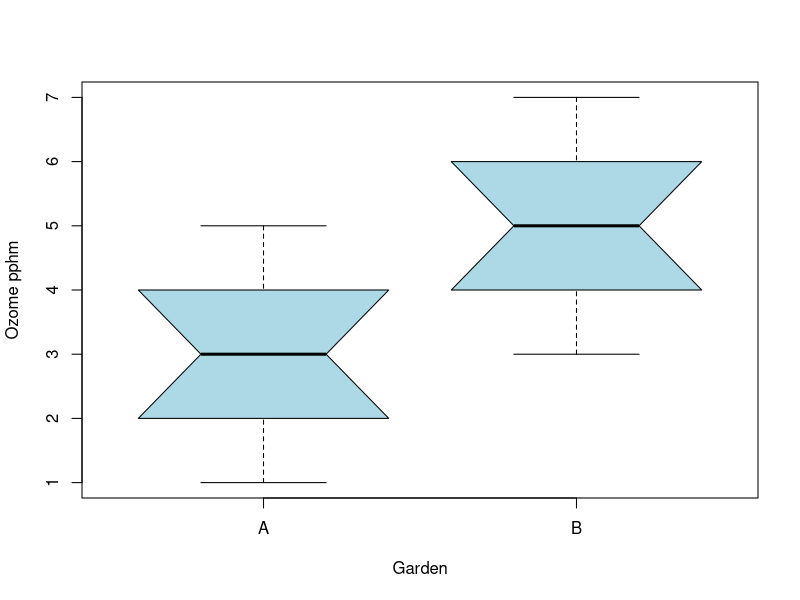

Generate this figure with R:
# Chapter 6 - Two samples

# Comparing two variances - F test
f.test.data <- read.csv("./data/f.test.data.csv")
names(f.test.data)
var(f.test.data$gardenB)
var(f.test.data$gardenC)
F.ratio <- var(f.test.data$gardenC) / var(f.test.data$gardenB)
# test
qf(0.975,9,9)
# p value
2 * (1 - pf(F.ratio, 9, 9))
# reject the null hypotheses that the two gardens have the same variance

# analysisin one step
var.test(f.test.data$gardenB, f.test.data$gardenC)

# Comparing two means - t test
t.test.data <- read.csv("./data/t.test.data.csv")
names(t.test.data)
mean(t.test.data$gardenA)
mean(t.test.data$gardenB)
ozone <- c(t.test.data$gardenA, t.test.data$gardenB)
label <- factor(c(rep("A",10), rep("B",10)))
boxplot(ozone~label, notch=TRUE, xlab="Garden", ylab="Ozome pphm", col="lightblue")                

# carrying out the test step-by-step
s2A <- var(t.test.data$gardenA)
s2B <- var(t.test.data$gardenB)
# are the variances significantly different?
s2A/s2B
# proceed  with t test
(mean(t.test.data$gardenA) - mean(t.test.data$gardenB)) / sqrt(s2A/10 + s2B/10)
qt(0.975, 18)
# p value
2 * pt((mean(t.test.data$gardenA) - mean(t.test.data$gardenB)) / sqrt(s2A/10 + s2B/10), 18)
# alternative: direct t-test
t.test(t.test.data$gardenA, t.test.data$gardenB)
# alternative non-parametric: Wilcoxon Rank-Sum
combined.ranks <- rank(ozone)
tapply(combined.ranks, label, sum)
# or
wilcox.test(t.test.data$gardenA, t.test.data$gardenB)
